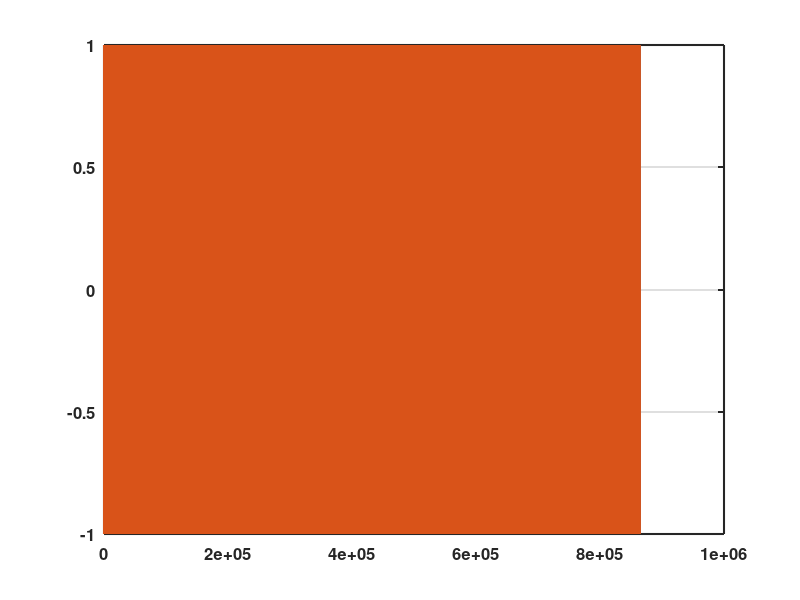

The MATLAB source for this figure: (Note: this script raises an error after producing the figure.)
%% A-weighting digital filter
clear all;close all;clc
set(0,'DefaultLineLineWidth',1.0);
set(0,'DefaultAxesFontSize',12);
set(0,'DefaultAxesFontWeight','bold')
set(0,'DefaultAxesLineWidth',1.5)

addpath('/Users/cz/Code/vinyl-research/matlab_code/Common')

% dBfs = 0;%-34.0%-6.0

%~~~~~ GENERATE LOG SWEEP ~~~~~~~~%

% % sig_frac=0.5;% fraction of full scale
% % sig_frac = 10^(dBfs/20.0)
% sig_frac = 1.0;
% fs=96000;% must ensure that Windows settings are the same!
% N=2^21;%19;% make this larger if there is insufficient time clearance
% % S_dac=-1.59;% Focusrite 2i2 Yes, it inverts its monitor output!
% % S_adc=+1.16;% Focusrite 2i2 line input gain @ 12:00 o'clock
% Npad=0;%N/4;% this is the total zeropad, added to end of play file
% Ns=N-Npad;% most of array is used for sweep

% t=linspace(0,(N-1)/fs,N)';% column vector
% ts=linspace(0,(Ns-1)/fs,Ns)';% to calculate sweep

% %-----------------------calculate logsweep-----------------------------%
% f_start=10;% beginning of turnon half-Hann
% f1=20;% end of turnon half-hann
% %f2=0.91*fs/2;% beginning of turnoff half-Hann
% f2=16000%20000;
% f_stop=fs/2;% end of turnoff half-Hann
% Ts=Ns/fs;% sweep duration.  This is N-Npad samples in length.
% Ls=Ts/log(f_stop/f_start);% time for frequency to increase by factor e
% sweep=zeros(N,1);% initialize
% sweep(1:Ns)=sin(2*pi*f_start*Ls*(exp(ts/Ls)-1));% logsweep
% %-----------------------------------------------------------------------%

% %------------------tapered sweep window------------------------------
% indexf1=round(fs*Ls*log(f1/f_start))+1;% end of starting taper
% indexf2=round(fs*Ls*log(f2/f_start))+1;% beginning of ending taper
% windo=ones(N,1);
% windo(1:indexf1)=0.5*(1-cos(pi*(1:indexf1)/indexf1));% pre-taper
% windo(indexf2+1:Ns)=0.5*(1+cos(pi*(1:Ns-indexf2)/(Ns-indexf2)))';% post-taper
% windo(Ns+1:N)=0; % zeropad end of sweep
% windosweep=windo.*sweep;% tapered at each end for output to DAC
% %-----------------------------------------------------------------------%

% y=sig_frac*[windosweep windosweep];% in phase for vinyl pressing
%~~~~~ GENERATE LOG SWEEP ENDS ~~~~~~~~%
fs = 96000;
time = (1:1/fs:10);
size(time)
data(:,1) = sin(2*pi*1000*time);
data(:,2) = sin(2*pi*1000*time);

fs = 96000;
figure(1);
plot(data)
grid on;

[data_fft, freq_fft] = audio_spectrum(data, fs, 1, length(data));
figure(2)
audio_plotspectrum(freq_fft, data_fft, 'pre filter')


% data = data(1:10*fs);
data_A = audio_AweightingTest(data);

[dataA_fft, freqA_fft] = audio_spectrum(data_A, fs, 1, length(data_A));
figure(3)
audio_plotspectrum(freqA_fft, dataA_fft, 'post filter')

tracks = SeperateTracks('/Users/cz/OneDrive - University of Waterloo/School/Vinyl_Project/audio_bin/A0000B0000/031419_A0000B0000r029a.wav');
data = tracks('1kHz');

fs = 96000;
figure(4);
plot(data)
grid on;

[data_fft, freq_fft] = audio_spectrum(data, fs, 1, length(data));
figure(5)
audio_plotspectrum(freq_fft, data_fft, 'pre filter')


% data = data(1:10*fs);
data_A = audio_AweightingTest(data);

[dataA_fft, freqA_fft] = audio_spectrum(data_A, fs, 1, length(data_A));
figure(6)
audio_plotspectrum(freqA_fft, dataA_fft, 'post filter')

% function data_A = audio_Aweighting(data)
function data_A = audio_AweightingTest(data)
    fs = 96000;
    f1 = 20.598997; 
    f2 = 107.65265;
    f3 = 737.86223;
    f4 = 12194.217;%for infinite fs
    f4 = 14100;%for finite fs, makes magnitude -9.5dB at 20kHz
    A1000 = 1.9997;
    NUM = [ (2*pi*f4)^2*(10^(A1000/20)) 0 0 0 0 ];
    DEN = conv([1 +4*pi*f4 (2*pi*f4)^2],[1 +4*pi*f1 (2*pi*f1)^2]); 
    DEN = conv(conv(DEN,[1 2*pi*f3]),[1 2*pi*f2]);
    % % Bilinear transformation of analog design to get the digital filter. 
    [b,a] = bilinear(NUM,DEN,fs);
    % time = (0:length(data)-1)/fs;
    data_A = filter(b, a, data);
    % data_A = filtfilt(b, a, data);
end